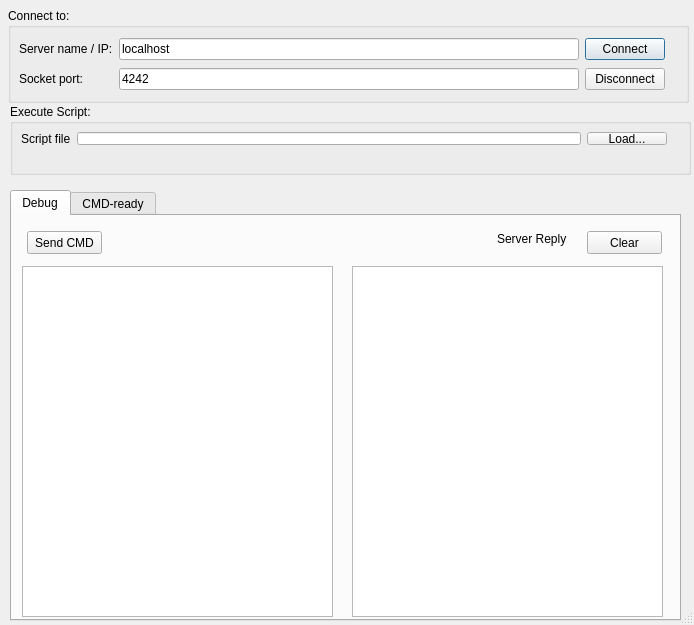
<?xml version="1.0" encoding="UTF-8"?>
<ui version="4.0">
 <class>LicenseStatusDialogBase</class>
 <widget class="QDialog" name="LicenseStatusDialogBase">
  <property name="enabled">
   <bool>true</bool>
  </property>
  <property name="geometry">
   <rect>
    <x>0</x>
    <y>0</y>
    <width>694</width>
    <height>625</height>
   </rect>
  </property>
  <property name="acceptDrops">
   <bool>true</bool>
  </property>
  <property name="windowTitle">
   <string>Galaxy VFEI Console debugger</string>
  </property>
  <property name="windowIcon">
   <iconset>
    <normaloff>:/gex_ls/images/resources/galaxy_icon.png</normaloff>:/gex_ls/images/resources/galaxy_icon.png</iconset>
  </property>
  <property name="sizeGripEnabled">
   <bool>true</bool>
  </property>
  <property name="modal">
   <bool>false</bool>
  </property>
  <widget class="QGroupBox" name="GroupBox2">
   <property name="geometry">
    <rect>
     <x>8</x>
     <y>8</y>
     <width>681</width>
     <height>95</height>
    </rect>
   </property>
   <property name="title">
    <string>Connect to:</string>
   </property>
   <layout class="QGridLayout" name="gridLayout_1">
    <property name="margin">
     <number>8</number>
    </property>
    <property name="spacing">
     <number>6</number>
    </property>
    <item row="0" column="2">
     <widget class="QPushButton" name="buttonConnect">
      <property name="toolTip">
       <string>Click this button to connect to PAT-Man</string>
      </property>
      <property name="text">
       <string>Connect</string>
      </property>
     </widget>
    </item>
    <item row="1" column="0">
     <widget class="QLabel" name="TextLabelSocketPort">
      <property name="text">
       <string>Socket port:</string>
      </property>
     </widget>
    </item>
    <item row="0" column="1">
     <widget class="QLineEdit" name="LineEditServerName">
      <property name="toolTip">
       <string>Specify the server name or IP address of a GEX-LM server</string>
      </property>
      <property name="text">
       <string>localhost</string>
      </property>
     </widget>
    </item>
    <item row="0" column="0">
     <widget class="QLabel" name="TextLabelServerName">
      <property name="text">
       <string>Server name / IP:</string>
      </property>
     </widget>
    </item>
    <item row="0" column="3">
     <widget class="QLabel" name="TextLabelLogo">
      <property name="text">
       <string/>
      </property>
      <property name="pixmap">
       <pixmap>:/gex_ls/images/resources/galaxy_logo.png</pixmap>
      </property>
     </widget>
    </item>
    <item row="1" column="1">
     <widget class="QLineEdit" name="LineEditSocketPort">
      <property name="toolTip">
       <string>Specify the socket port# to use</string>
      </property>
      <property name="text">
       <string>4242</string>
      </property>
     </widget>
    </item>
    <item row="1" column="2">
     <widget class="QPushButton" name="buttonDisconnect">
      <property name="toolTip">
       <string>Click this button to disconnect from GEX-LM server</string>
      </property>
      <property name="text">
       <string>Disconnect</string>
      </property>
     </widget>
    </item>
   </layout>
  </widget>
  <widget class="QTabWidget" name="tabWidget">
   <property name="geometry">
    <rect>
     <x>10</x>
     <y>190</y>
     <width>671</width>
     <height>431</height>
    </rect>
   </property>
   <property name="currentIndex">
    <number>0</number>
   </property>
   <widget class="QWidget" name="Debug">
    <attribute name="title">
     <string>Debug</string>
    </attribute>
    <widget class="QTextEdit" name="textEdit">
     <property name="geometry">
      <rect>
       <x>10</x>
       <y>50</y>
       <width>311</width>
       <height>351</height>
      </rect>
     </property>
    </widget>
    <widget class="QTextEdit" name="textEditServer">
     <property name="geometry">
      <rect>
       <x>340</x>
       <y>50</y>
       <width>311</width>
       <height>351</height>
      </rect>
     </property>
     <property name="readOnly">
      <bool>true</bool>
     </property>
    </widget>
    <widget class="QPushButton" name="buttonSendCMD">
     <property name="geometry">
      <rect>
       <x>15</x>
       <y>15</y>
       <width>75</width>
       <height>23</height>
      </rect>
     </property>
     <property name="text">
      <string>Send CMD</string>
     </property>
    </widget>
    <widget class="QLabel" name="TextLabelSocketPort_2">
     <property name="geometry">
      <rect>
       <x>485</x>
       <y>10</y>
       <width>85</width>
       <height>25</height>
      </rect>
     </property>
     <property name="text">
      <string>Server Reply</string>
     </property>
    </widget>
    <widget class="QPushButton" name="buttonClearServer">
     <property name="geometry">
      <rect>
       <x>575</x>
       <y>15</y>
       <width>75</width>
       <height>23</height>
      </rect>
     </property>
     <property name="text">
      <string>Clear</string>
     </property>
    </widget>
   </widget>
   <widget class="QWidget" name="tab_2">
    <attribute name="title">
     <string>CMD-ready</string>
    </attribute>
    <widget class="QTextEdit" name="textEdit_2">
     <property name="geometry">
      <rect>
       <x>10</x>
       <y>15</y>
       <width>611</width>
       <height>346</height>
      </rect>
     </property>
     <property name="html">
      <string>&lt;!DOCTYPE HTML PUBLIC &quot;-//W3C//DTD HTML 4.0//EN&quot; &quot;http://www.w3.org/TR/REC-html40/strict.dtd&quot;&gt;
&lt;html&gt;&lt;head&gt;&lt;meta name=&quot;qrichtext&quot; content=&quot;1&quot; /&gt;&lt;style type=&quot;text/css&quot;&gt;
p, li { white-space: pre-wrap; }
&lt;/style&gt;&lt;/head&gt;&lt;body style=&quot; font-family:'MS Shell Dlg 2'; font-size:8.25pt; font-weight:400; font-style:normal;&quot;&gt;
&lt;p style=&quot; margin-top:0px; margin-bottom:0px; margin-left:0px; margin-right:0px; -qt-block-indent:0; text-indent:0px;&quot;&gt;&lt;span style=&quot; font-size:8pt;&quot;&gt;CMD/A=&amp;quot;JOB_CREATE&amp;quot; MID/A=&amp;quot;PAT-Man&amp;quot; MTY/A=&amp;quot;C&amp;quot; TID/U4=17 CAM_LOT/A=&amp;quot;12345&amp;quot; RCP_NME/A=&amp;quot;mobile-05&amp;quot; RCP_VER/A=&amp;quot;1&amp;quot; DATE/A=&amp;quot;20090101140021&amp;quot;&lt;/span&gt;&lt;/p&gt;
&lt;p style=&quot;-qt-paragraph-type:empty; margin-top:0px; margin-bottom:0px; margin-left:0px; margin-right:0px; -qt-block-indent:0; text-indent:0px; font-size:8pt;&quot;&gt;&lt;/p&gt;
&lt;p style=&quot;-qt-paragraph-type:empty; margin-top:0px; margin-bottom:0px; margin-left:0px; margin-right:0px; -qt-block-indent:0; text-indent:0px; font-size:8pt;&quot;&gt;&lt;/p&gt;
&lt;p style=&quot; margin-top:0px; margin-bottom:0px; margin-left:0px; margin-right:0px; -qt-block-indent:0; text-indent:0px;&quot;&gt;&lt;span style=&quot; font-size:8pt;&quot;&gt;CMD/A=&amp;quot;START&amp;quot; MID/A=&amp;quot;PATMAN_SW&amp;quot; MTY/A=&amp;quot;C&amp;quot; TID/U4=17 CAM_LOT/A=&amp;quot;12345&amp;quot; OCR_LOT/A=&amp;quot;M123456&amp;quot; OPERATION/A=&amp;quot;5782&amp;quot; WAFER_CNT/U2=5 WAF_LST/U2[5]=[01 02 11 12 21] RCP_NME/A=&amp;quot;mobile-05&amp;quot; RCP_VER/A=&amp;quot;1&amp;quot; DATE/A=&amp;quot;20090101140021&amp;quot;&lt;/span&gt;&lt;/p&gt;
&lt;p style=&quot;-qt-paragraph-type:empty; margin-top:0px; margin-bottom:0px; margin-left:0px; margin-right:0px; -qt-block-indent:0; text-indent:0px; font-size:8pt;&quot;&gt;&lt;/p&gt;
&lt;p style=&quot; margin-top:0px; margin-bottom:0px; margin-left:0px; margin-right:0px; -qt-block-indent:0; text-indent:0px;&quot;&gt;&lt;span style=&quot; font-size:8pt;&quot;&gt;CMD/A=&amp;quot;ABORT&amp;quot; MID/A=&amp;quot;PATMAN_SW&amp;quot; MTY/A=&amp;quot;C&amp;quot; TID/U4=23 CAM_LOT/A=&amp;quot;12345&amp;quot; RCP_NME/A=&amp;quot;mobile-05&amp;quot; RCP_VER/A=&amp;quot;1&amp;quot; DATE/A=&amp;quot;20090101140087&amp;quot;&lt;/span&gt;&lt;/p&gt;
&lt;p style=&quot;-qt-paragraph-type:empty; margin-top:0px; margin-bottom:0px; margin-left:0px; margin-right:0px; -qt-block-indent:0; text-indent:0px; font-size:8pt;&quot;&gt;&lt;/p&gt;
&lt;p style=&quot;-qt-paragraph-type:empty; margin-top:0px; margin-bottom:0px; margin-left:0px; margin-right:0px; -qt-block-indent:0; text-indent:0px; font-size:8pt;&quot;&gt;&lt;/p&gt;
&lt;p style=&quot; margin-top:0px; margin-bottom:0px; margin-left:0px; margin-right:0px; -qt-block-indent:0; text-indent:0px;&quot;&gt;&lt;span style=&quot; font-size:8pt;&quot;&gt;CMD/A=&amp;quot;STATUS&amp;quot; MID/A=&amp;quot;PATMAN_SW&amp;quot; MTY/A=&amp;quot;C&amp;quot; TID/U4=35 DATE/A=&amp;quot;20090101140099&amp;quot;&lt;/span&gt;&lt;/p&gt;
&lt;p style=&quot;-qt-paragraph-type:empty; margin-top:0px; margin-bottom:0px; margin-left:0px; margin-right:0px; -qt-block-indent:0; text-indent:0px; font-size:8pt;&quot;&gt;&lt;/p&gt;
&lt;p style=&quot;-qt-paragraph-type:empty; margin-top:0px; margin-bottom:0px; margin-left:0px; margin-right:0px; -qt-block-indent:0; text-indent:0px; font-size:8pt;&quot;&gt;&lt;/p&gt;&lt;/body&gt;&lt;/html&gt;</string>
     </property>
    </widget>
   </widget>
  </widget>
  <widget class="QGroupBox" name="GroupBoxRunScript">
   <property name="geometry">
    <rect>
     <x>10</x>
     <y>104</y>
     <width>681</width>
     <height>71</height>
    </rect>
   </property>
   <property name="title">
    <string>Execute Script:</string>
   </property>
   <layout class="QGridLayout" name="gridLayout_2">
    <property name="margin">
     <number>8</number>
    </property>
    <property name="spacing">
     <number>6</number>
    </property>
    <item row="1" column="4">
     <widget class="QLabel" name="TextLabelLogo_2">
      <property name="text">
       <string/>
      </property>
      <property name="pixmap">
       <pixmap>:/gex_ls/images/resources/galaxy_logo.png</pixmap>
      </property>
     </widget>
    </item>
    <item row="0" column="1">
     <widget class="QLineEdit" name="LineEditScriptFile">
      <property name="toolTip">
       <string>Specify the socket port# to use</string>
      </property>
      <property name="text">
       <string/>
      </property>
     </widget>
    </item>
    <item row="0" column="2">
     <widget class="QPushButton" name="buttonRunScript">
      <property name="toolTip">
       <string>Load script file to run...</string>
      </property>
      <property name="text">
       <string>Load...</string>
      </property>
     </widget>
    </item>
    <item row="0" column="0">
     <widget class="QLabel" name="TextLabelSocketPort_3">
      <property name="text">
       <string>Script file</string>
      </property>
     </widget>
    </item>
   </layout>
  </widget>
 </widget>
 <resources/>
 <connections/>
</ui>
